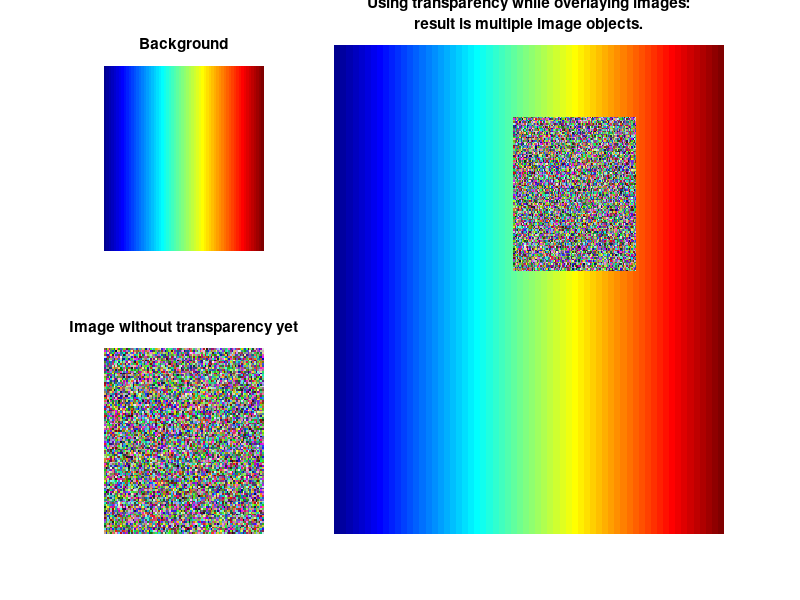

MATLAB code to generate this figure: (Note: this script raises an error after producing the figure.)
% Create the background
% This example uses a blend of colors from left to right, converted to a TrueColor image
% Use repmat to replicate the pattern in the matrix
% Use the "jet" colormap to specify the color space
bg = ind2rgb(repmat(1:64,64,1),jet(64));

% Create an image and its corresponding transparency data
% This example uses a random set of pixels to create a TrueColor image
im = rand(100,100,3);
% Make the image fade in from left to right by designing its alphadata
% Use repmat to replicate the pattern in the transparency fading
imAlphaData = repmat(0:1/size(im,2):1-1/size(im,2),size(im,1),1);

% Display the images created in subplots
hf = figure('units','normalized','position',[.2 .2 .6 .6]);
ax1 = subplot(2,3,1);
ibg = image(bg);
axis off
title('Background')
ax2 = subplot(2,3,4);
iim = image(im);
axis off
title('Image without transparency yet')

% Now set up axes that overlay the background with the image
% Notice how the image is resized from specifying the spatial 
% coordinates to locate it in the axes.
ax3 = subplot(2,3,[2:3, 5:6]);
ibg2 = image(bg);
axis off
hold on
% Overlay the image, and set the transparency previously calculated
iim2 = image(im,'XData',[30 50],'YData',[10 30]);
set(iim2,'AlphaData',imAlphaData);
title(sprintf('Using transparency while overlaying images:\nresult is multiple image objects.'))
% Add another image to the background, but use the 'AlphaData' property
% to just overlay a circle instead. 
%
% First define the polygon region of interest
t = 0:.1:2*pi;
[imheight,imwidth] = size(im(:,:,1));
x = round(20*cos(t)+round(imwidth/2));
y = round(20*sin(t)+round(imheight/2));
% Extract the polygon mask
imCircleAlphaData = roipoly(im,x,y);
axes(ax3);
% Overlay the image, and set the transparency previously calculated
iim3 = image(im,'XData',[0 30],'YData',[30 60]);
set(iim3,'AlphaData',double(imCircleAlphaData));
